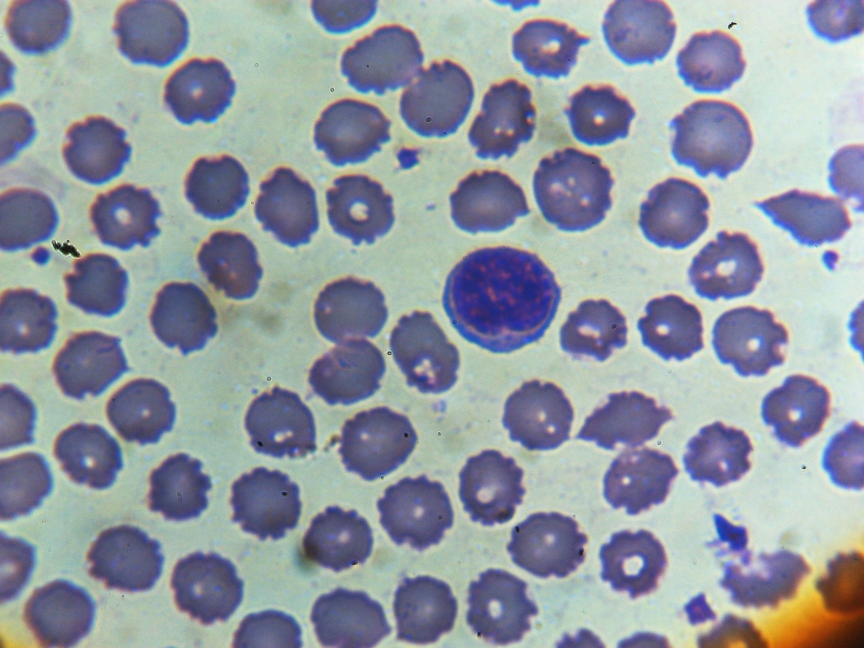
#> input picture vitoria/Resources/WIN_20201026_10_15_10_Pro.jpg, 2592 x 1944 px (shown at 1/3 size)
$ python main2.py
#> lines starting #> are read from the running program, lines starting #| are printed output that depends on the picture; after the words box and inside, x2 and y2 are one past the last pixel; in counts of white or black regions, pixels touching at a corner belong together
import cv2
import numpy as np

lower = np.array([130, 146, 20])
upper = np.array([255, 255, 180])

img = cv2.imread('Resources/WIN_20201026_10_15_10_Pro.jpg')
#> img is the input picture: shape (1944, 2592, 3); mean B, G, R 162, 152.5, 145.2
blur = cv2.GaussianBlur(img, (7, 7), 0)
img2 = cv2.cvtColor(blur, cv2.COLOR_LBGR2LAB)
#> img2: shape (1944, 2592, 3); mean of channels 0, 1, 2 204.4, 128.7, 123.5
mask = cv2.inRange(img2, lower, upper)
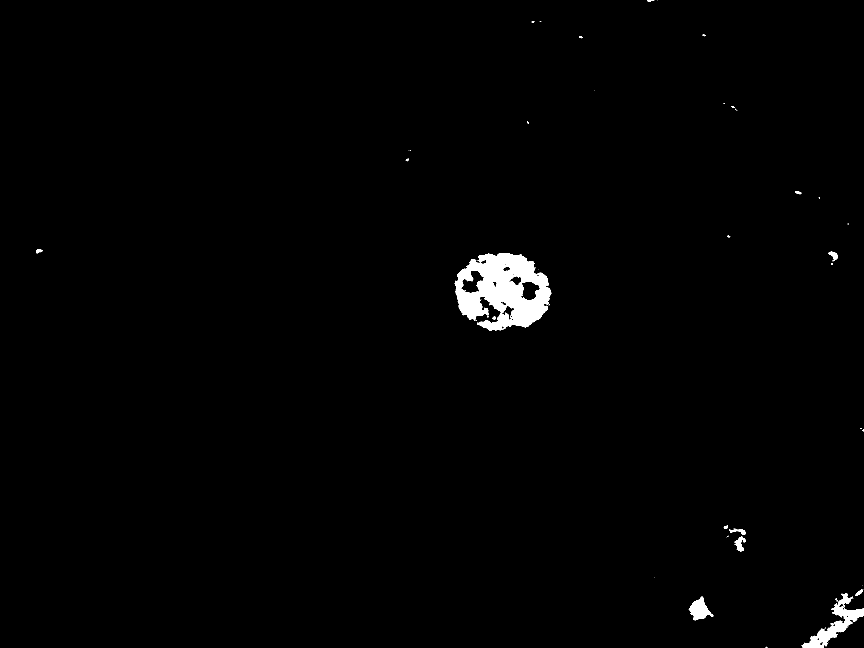
#> mask: shape (1944, 2592) (shown at 1/3 size); 1.1% white; 80 white regions (62 under 20 px)
objeto, lx = cv2.findContours(mask, cv2.RETR_EXTERNAL, cv2.CHAIN_APPROX_SIMPLE)
#> objeto = 78 contours, 61 with area under 20; largest, box (x1, y1, x2, y2) and area: (1364, 759, 1654, 993) 46766, (2405, 1779, 2592, 1944) 7485, (2066, 1790, 2140, 1861) 2578, (2204, 1609, 2236, 1654) 648, (2485, 755, 2514, 785) 352; lx = 78 rows, first 6: [1, -1, -1, -1], [2, 0, -1, -1], [3, 1, -1, -1], [4, 2, -1, -1], [5, 3, -1, -1], [6, 4, -1, -1]
if len(objeto) != 0:
        for objeto in objeto:
            x, y, w, h = cv2.boundingRect(objeto)
            if w > 200:
                cv2.rectangle(img, (x, y), (x + w, y + h), (0, 0, 255), 3)
#> this loop made 78 passes
#> (x, y, w, h) on passes 2, 3, 4, 5, 7, 8, 10, 11, 12, 13, 14, 15: (2297, 1940, 4, 4), (2412, 1928, 1, 1), (2484, 1926, 1, 1), (2504, 1913, 1, 1), (2521, 1898, 1, 1), (2509, 1896, 1, 1), (2558, 1866, 1, 1), (2080, 1850, 1, 1), (2513, 1805, 1, 1), (2510, 1801, 4, 3), (2508, 1801, 1, 1), (2510, 1799, 1, 1)
#> (objeto, x, y, w, h) on passes 1, 6, 9, 30, 32, 34: ([[2302, 1942], [2302, 1943]], 2302, 1942, 1, 2), ([[2501, 1912], [2502, 1912]], 2501, 1912, 2, 1), ([[2475, 1883], [2474, 1884], [2476, 1884], [2476, 1883]], 2474, 1883, 3, 2), ([[2589, 1287], [2591, 1289], [2591, 1287]], 2589, 1287, 3, 3), ([[1433, 966], [1432, 967]], 1432, 966, 2, 2), ([[1428, 961], [1427, 962], [1428, 962]], 1427, 961, 2, 2)

mask = cv2.resize(mask, (600,600))
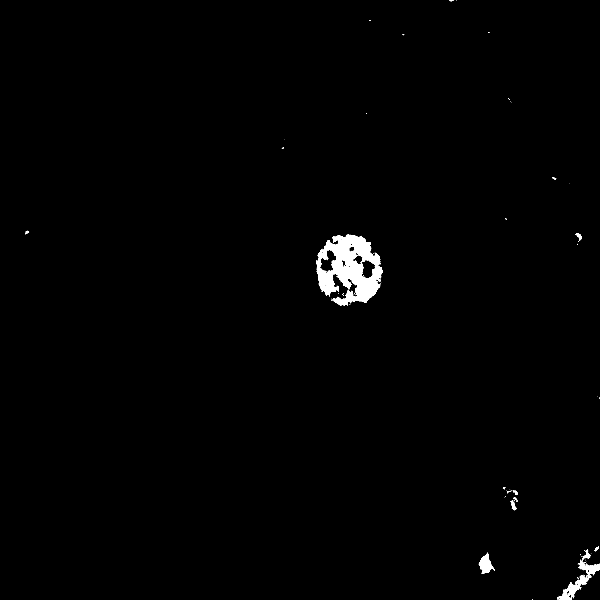
#> mask: shape (600, 600); min 0, max 255, mean 2.7
cv2.imshow("mask", mask)

img = cv2.resize(img, (600,600))
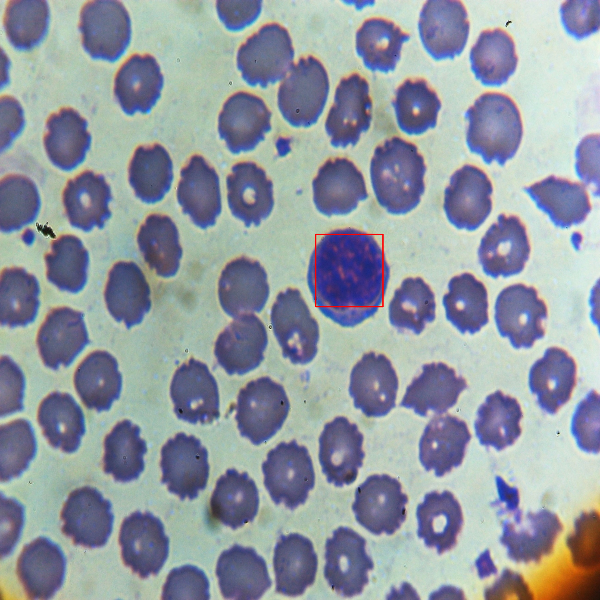
#> img: shape (600, 600, 3); mean B, G, R 161.7, 152.3, 145.2
cv2.imshow("imagem", img)

cv2.waitKey(0)

$ run again, with vitoria/Resources/WIN_20201026_10_10_37_Pro.jpg copied over vitoria/Resources/WIN_20201026_10_15_10_Pro.jpg
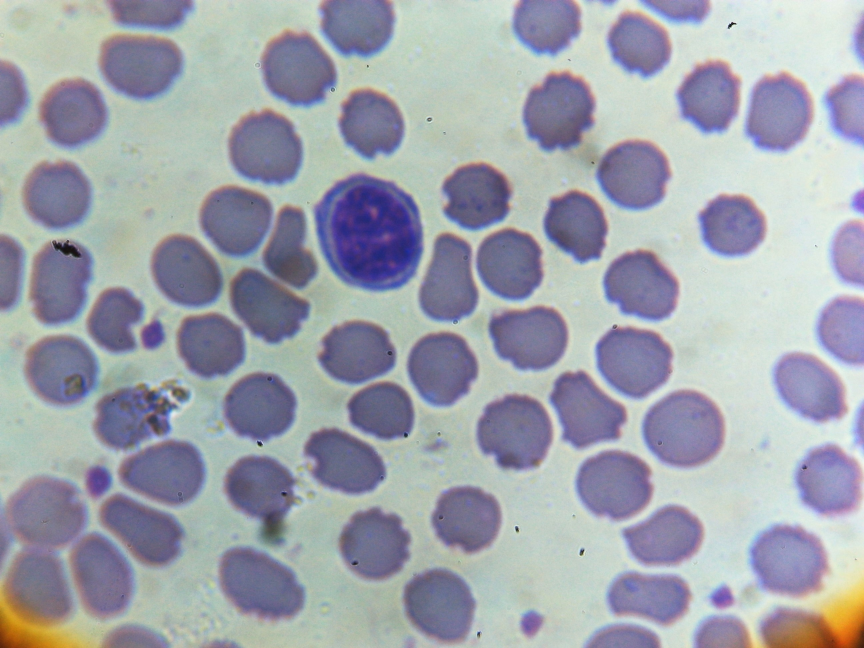
#> input picture vitoria/Resources/WIN_20201026_10_10_37_Pro.jpg, 2592 x 1944 px (shown at 1/3 size)
#> img is the input picture: shape (1944, 2592, 3); mean B, G, R 172.8, 163.3, 159.6
#> img2: shape (1944, 2592, 3); mean of channels 0, 1, 2 211.9, 129, 124.4
#> `mask = cv2.inRange(img2, lower, upper)`:
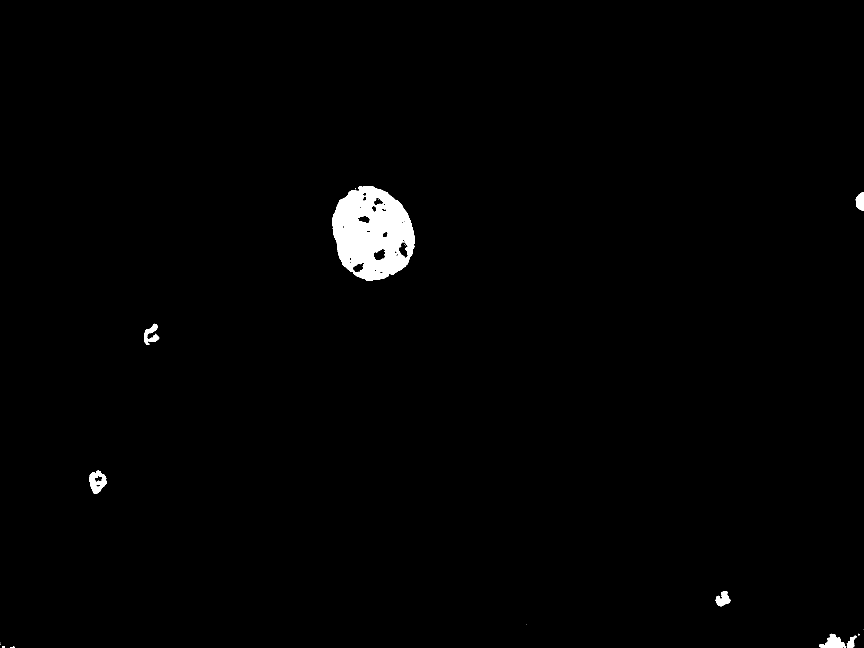
#> mask: shape (1944, 2592) (shown at 1/3 size); 1.1% white; 28 white regions (20 under 20 px)
#> `objeto, lx = cv2.findContours(mask, cv2.RETR_EXTERNAL, cv2.CHAIN_APPRO..`: objeto = 20 contours, 12 with area under 20; largest, box (x1, y1, x2, y2) and area: (998, 558, 1244, 842) 52743, (268, 1412, 321, 1481) 2389, (2458, 1901, 2539, 1944) 1708, (433, 971, 478, 1035) 1147, (2147, 1773, 2191, 1819) 1128, (2567, 577, 2592, 633) 1000, (2541, 1907, 2571, 1944) 477, (31, 1939, 45, 1944) 24; lx = 20 rows, first 6: [1, -1, -1, -1], [2, 0, -1, -1], [3, 1, -1, -1], [4, 2, -1, -1], [5, 3, -1, -1], [6, 4, -1, -1]
#> the loop `for objeto in objeto:` made 20 passes
#> (x, y, w, h) on passes 1, 2, 3, 5, 6, 7, 8, 9: (31, 1939, 14, 5), (11, 1939, 4, 5), (8, 1938, 2, 6), (0, 1930, 1, 1), (2540, 1929, 1, 1), (0, 1927, 1, 1), (2541, 1907, 30, 37), (2574, 1901, 5, 5)
#> `img = cv2.resize(img, (600,600))`:
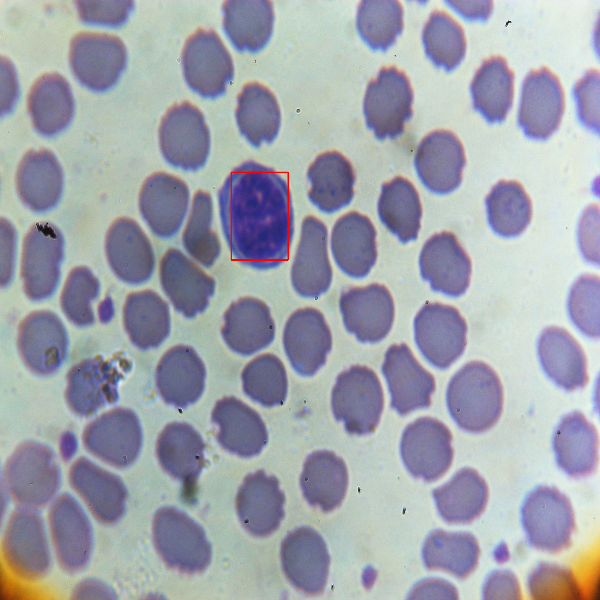
#> img: shape (600, 600, 3); mean B, G, R 172.5, 163.1, 159.7

$ run again, with vitoria/Resources/WIN_20201026_10_20_27_Pro.jpg copied over vitoria/Resources/WIN_20201026_10_15_10_Pro.jpg
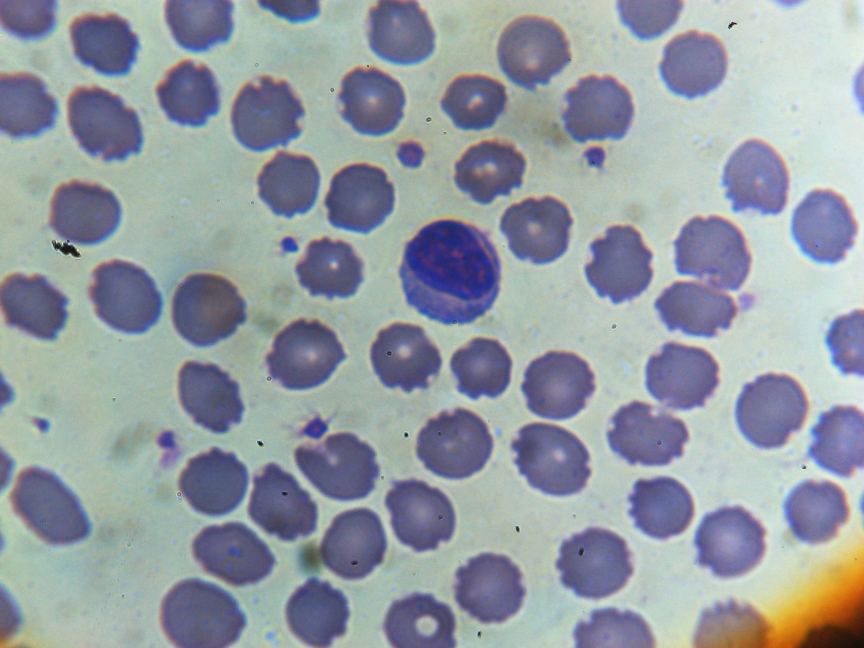
#> input picture vitoria/Resources/WIN_20201026_10_20_27_Pro.jpg, 2592 x 1944 px (shown at 1/3 size)
#> img is the input picture: shape (1944, 2592, 3); mean B, G, R 162.6, 155.2, 147.7
#> img2: shape (1944, 2592, 3); mean of channels 0, 1, 2 206.7, 128.1, 124.5
#> `mask = cv2.inRange(img2, lower, upper)`:
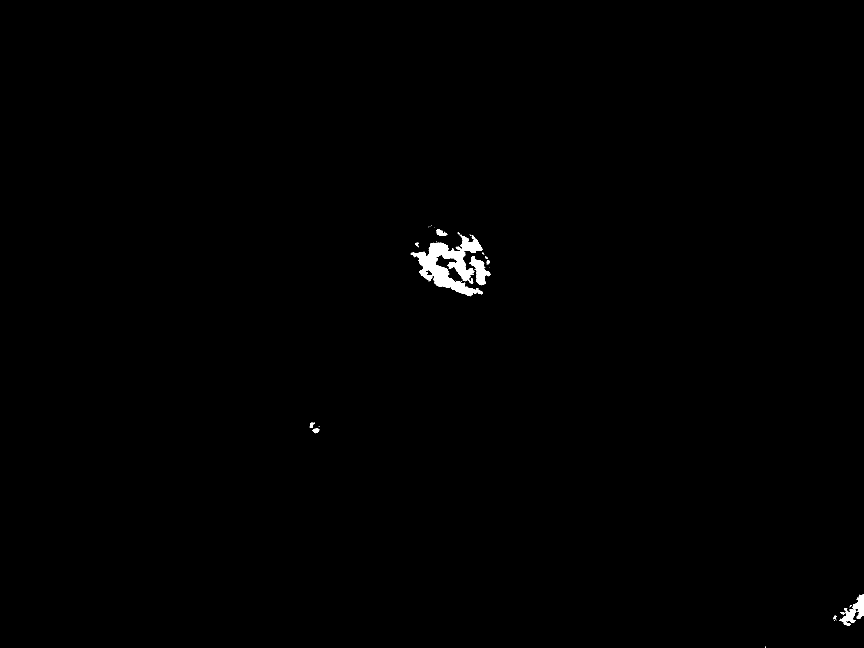
#> mask: shape (1944, 2592) (shown at 1/3 size); 0.43% white; 48 white regions (35 under 20 px)
#> `objeto, lx = cv2.findContours(mask, cv2.RETR_EXTERNAL, cv2.CHAIN_APPRO..`: objeto = 48 contours, 37 with area under 20; largest, box (x1, y1, x2, y2) and area: (1232, 704, 1449, 889) 15004, (1408, 768, 1472, 856) 2178, (2556, 1783, 2592, 1857) 1294, (2520, 1824, 2569, 1877) 1158, (1309, 688, 1342, 708) 328; lx = 48 rows, first 6: [1, -1, -1, -1], [2, 0, -1, -1], [3, 1, -1, -1], [4, 2, -1, -1], [5, 3, -1, -1], [6, 4, -1, -1]
#> the loop `for objeto in objeto:` made 48 passes
#> (x, y, w, h) on passes 1, 2, 3, 5, 7, 8, 9, 10: (2296, 1940, 2, 4), (2517, 1861, 3, 2), (2508, 1860, 1, 1), (2501, 1857, 1, 1), (2500, 1847, 10, 12), (2520, 1824, 49, 53), (2549, 1815, 6, 7), (2556, 1783, 36, 74)
#> `img = cv2.resize(img, (600,600))`:
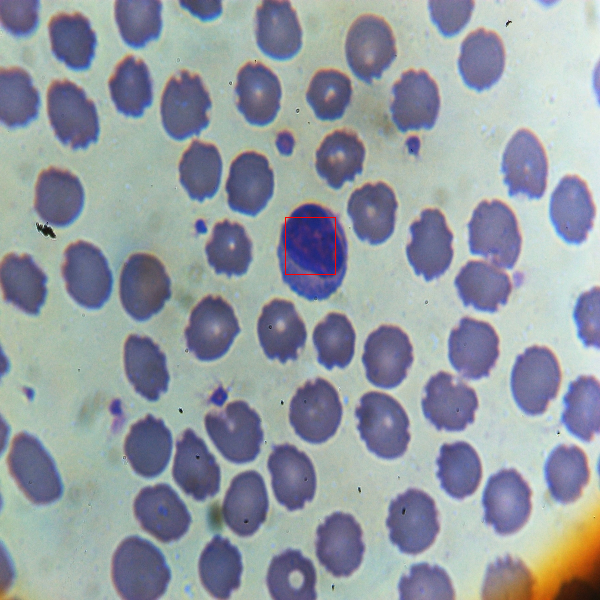
#> img: shape (600, 600, 3); mean B, G, R 162.5, 155.1, 147.7

$ run again, with vitoria/Resources/eritrocitos_01.jpg copied over vitoria/Resources/WIN_20201026_10_15_10_Pro.jpg
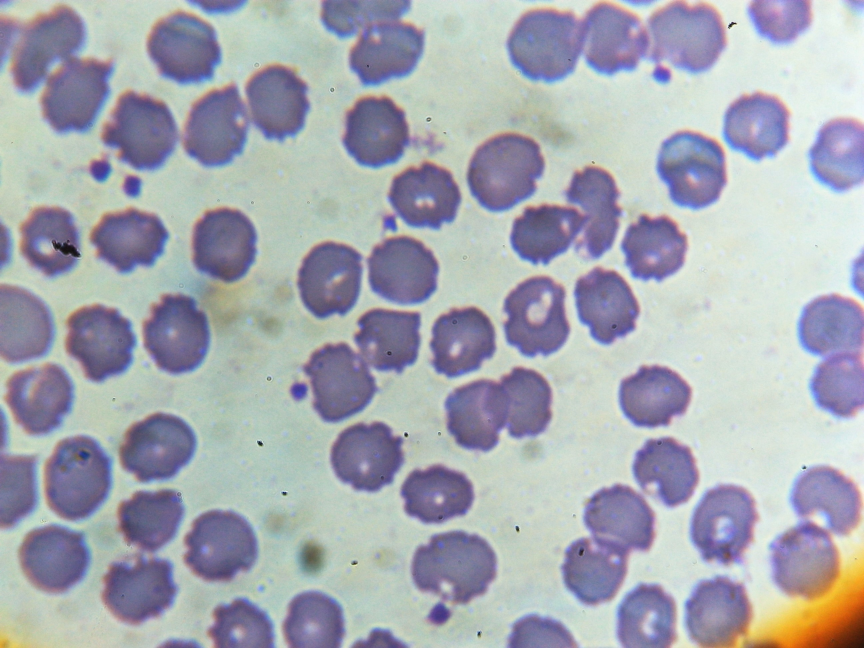
#> input picture vitoria/Resources/eritrocitos_01.jpg, 2592 x 1944 px (shown at 1/3 size)
#> img is the input picture: shape (1944, 2592, 3); mean B, G, R 177.9, 168.7, 165.9
#> img2: shape (1944, 2592, 3); mean of channels 0, 1, 2 214.8, 129.2, 124.6
#> `mask = cv2.inRange(img2, lower, upper)`:
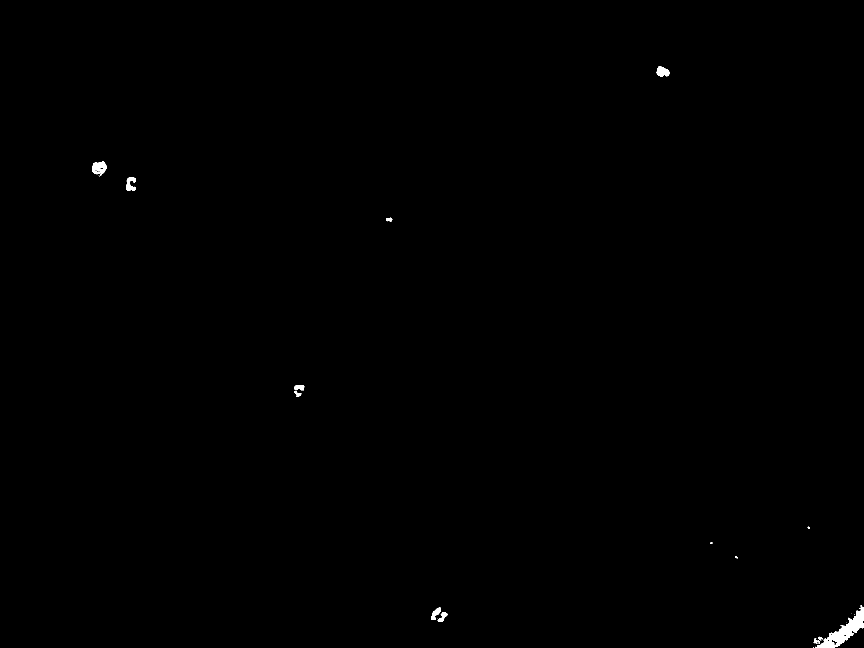
#> mask: shape (1944, 2592) (shown at 1/3 size); 0.2% white; 28 white regions (14 under 20 px)
#> `objeto, lx = cv2.findContours(mask, cv2.RETR_EXTERNAL, cv2.CHAIN_APPRO..`: objeto = 28 contours, 16 with area under 20; largest, box (x1, y1, x2, y2) and area: (2446, 1815, 2592, 1944) 5376, (276, 485, 320, 528) 1202, (1970, 199, 2008, 230) 796, (379, 532, 408, 573) 644, (1293, 1822, 1323, 1860) 475; lx = 28 rows, first 6: [1, -1, -1, -1], [2, 0, -1, -1], [3, 1, -1, -1], [4, 2, -1, -1], [5, 3, -1, -1], [6, 4, -1, -1]
#> the loop `for objeto in objeto:` made 28 passes
#> (x, y, w, h) on passes 2, 3, 5, 7, 8, 9, 10, 11: (2455, 1929, 5, 3), (2462, 1921, 1, 1), (2456, 1920, 1, 1), (2441, 1914, 18, 18), (2454, 1910, 16, 11), (2562, 1898, 1, 1), (2540, 1867, 1, 1), (1311, 1855, 1, 1)
#> `img = cv2.resize(img, (600,600))`:
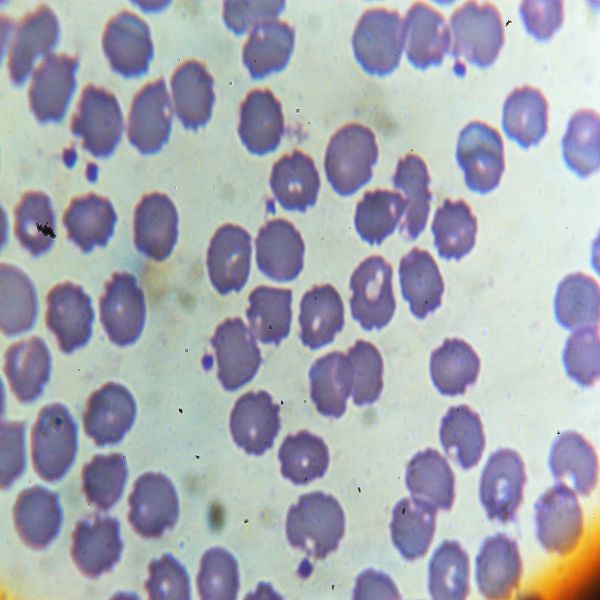
#> img: shape (600, 600, 3); mean B, G, R 177.8, 168.6, 165.8
